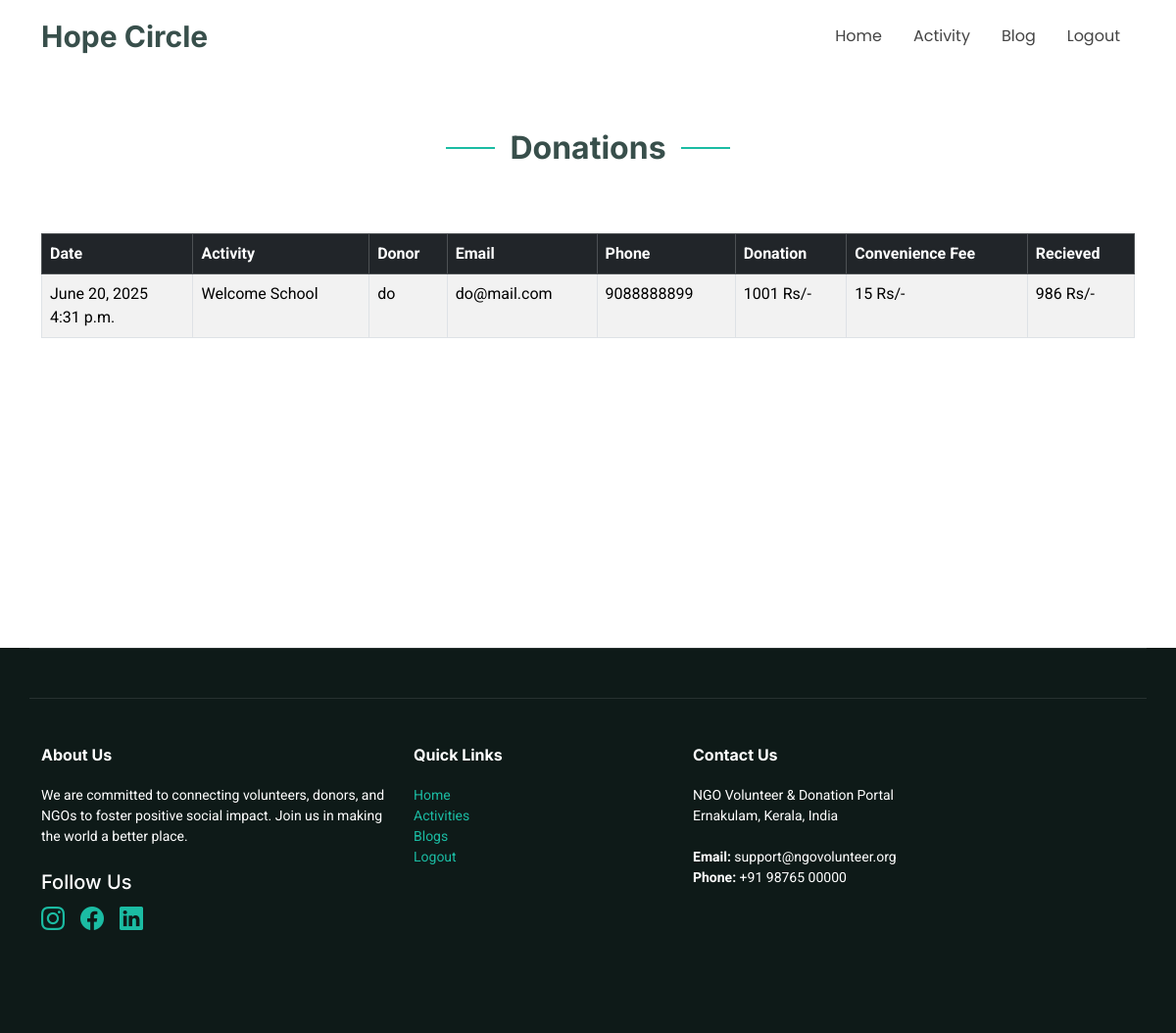
The page /ngoDonations?id=7 (signed in) on the database its author committed.
### ngoapp/models.py (models this page shows)
class Donations(models.Model):
    donor=models.ForeignKey(Donor,on_delete=models.CASCADE)
    activity=models.ForeignKey(Activity,on_delete=models.CASCADE)
    amount=models.IntegerField()
    ngodon=models.IntegerField(default=0)
    fee=models.IntegerField(default=0)
    date=models.DateField(auto_now_add=True)
    time=models.TimeField(auto_now_add=True,null=True)

class Activity(models.Model):
    ngo=models.ForeignKey(Ngo,on_delete=models.CASCADE)
    name=models.CharField(max_length=50)
    category=models.CharField(max_length=50,null=True)
    description=models.TextField()
    loc=models.CharField(max_length=200)
    volunteers_needed=models.IntegerField()
    sDate=models.DateField()
    eDate=models.DateField()

class Donor(models.Model):
    user=models.ForeignKey(Logintbl,on_delete=models.CASCADE)
    name=models.CharField(max_length=50)
    email=models.CharField(max_length=50)
    phone=models.BigIntegerField()
    photo = models.FileField(null=True)
    address =models.CharField(max_length=200)

### ngoapp/views.py (the view)
# urls.py: path('ngoDonations',views.ngoDonations),
def ngoDonations(request):
    uid = request.session['id']
    ngo = Ngo.objects.get(id=uid)
    id = request.GET.get('id')
    don=Donations.objects.filter(activity_id=id).order_by('-id')
    return render(request,"ngoDonations.html",{"req":don})

### templates/ngoDonations.html (shortened to what this page needs)
{% extends 'ngoHome.html' %}
{% block content %}
<br><br><br>
<section id="services" class="services section">
  <div class="container section-title" data-aos="fade-up">
    <h2>Donations</h2>
  </div>
  {% if req %}
  <div class="container">
    <div class="table-responsive">
      <table class="table table-bordered table-hover table-striped">
        <thead class="table-dark">
          <tr>
            <th scope="col">Date</th>
            <th scope="col">Activity</th>
            <th scope="col">Donor</th>
            <th scope="col">Email</th>
            <th scope="col">Phone</th>
            <th scope="col">Donation</th>
            <th scope="col">Convenience Fee</th>
            <th scope="col">Recieved</th>
          </tr>
        </thead>
        <tbody>
          {% for i in req %}
          <tr>
            <td>{{ i.date}} <br> {{i.time}}</td>
            <td>{{ i.activity.name }}</td>
            <td>{{ i.donor.name }}</td>
            <td>{{ i.donor.email }}</td>
            <td>{{ i.donor.phone }}</td>
            <td>{{ i.amount }} Rs/-</td>
            <td>{{ i.fee }} Rs/-</td>
            <td>{{ i.ngodon }} Rs/-</td>
        </tr>
          {% endfor %}
        </tbody>
      </table>
    </div>
  </div>
  {% else %}
  <center><b>No Donation!</b></center>
  {% endif %}
</section>
<br><br><br><br><br><br><br><br><br><br>
{% endblock %}

### static/media/assets/css/main.css (style rules this page uses)
:root { --default-font: "Roboto", system-ui, -apple-system, "Segoe UI", Roboto, "Helvetica Neue", Arial, "Noto Sans", "Liberation Sans", sans-serif, "Apple Color Emoji", "Segoe UI Emoji", "Segoe UI Symbol", "Noto Color Emoji"; --heading-font: "Inter", sans-serif; --nav-font: "Poppins", sans-serif; }
:root { --background-color: #ffffff; --default-color: #444444; --heading-color: #384f4b; --accent-color: #1bbca3; --surface-color: #ffffff; --contrast-color: #ffffff; }
:root { --nav-color: #444444; --nav-hover-color: #1bbca3; --nav-mobile-background-color: #ffffff; --nav-dropdown-background-color: #ffffff; --nav-dropdown-color: #444444; --nav-dropdown-hover-color: #1bbca3; }
:root { scroll-behavior: smooth; }
body { color: var(--default-color); background-color: var(--background-color); font-family: var(--default-font); }
h1, h2, h3, h4, h5, h6 { color: var(--heading-color); font-family: var(--heading-font); }
section, .section { color: var(--default-color); background-color: var(--background-color); padding: 60px 0; scroll-margin-top: 74px; overflow: clip; }
.section-title { text-align: center; padding-bottom: 60px; position: relative; }
.section-title h2 { font-size: 32px; font-weight: 700; position: relative; }
.section-title h2:before, .section-title h2:after { content: ""; width: 50px; height: 2px; background: var(--accent-color); display: inline-block; }
.section-title h2:before { margin: 0 15px 10px 0; }
.section-title h2:after { margin: 0 0 10px 15px; }

### rows shown on the page
Donations: date "June 20, 2025", time "4:31 p.m.", activity.name "Welcome School", donor.name "do", donor.email "do@mail.com", donor.phone "9088888899", amount "1001", fee "15", ngodon "986"
